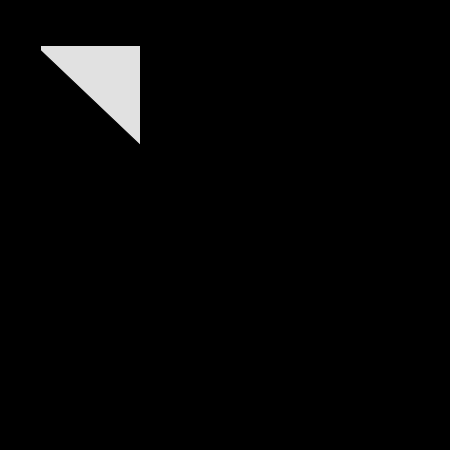
Frame 1 (no input)
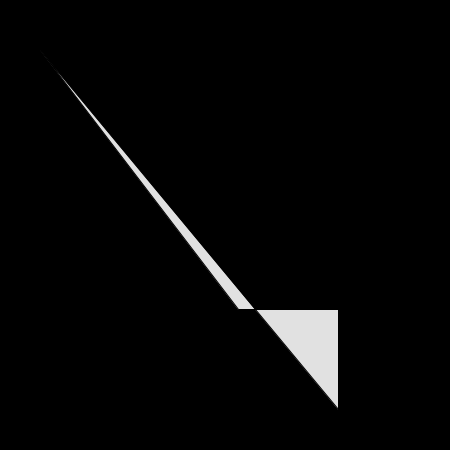
Frame 60 (the mouse pressed at the canvas centre just before this capture)
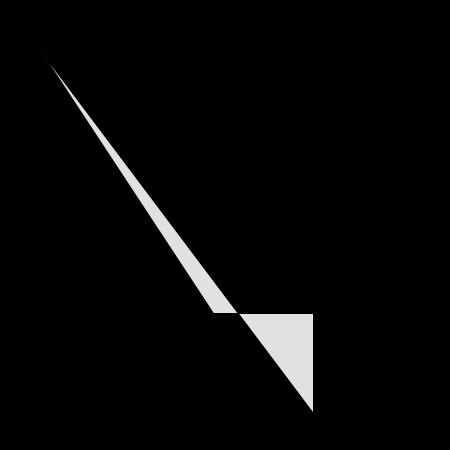
Frame 120 (the mouse held since frame 60 and released just before this capture)

The Processing sketch that drew these frames (run headless with seeded random() and noise(); from frame 60 on, the mouse is pressed at the canvas centre):

// Processing sketch: processing_165755
// ── processing_165755.pde

int ellipseX = 100;
int ellipseY = 100;

float quadX = 40;
float quadY = 45;

int theta = 0;

void setup(){
size(450,450);
}


void draw(){

background(0);
fill(225);
quad(quadX,quadY,quadX + 100,quadY + 0,quadX + 100,quadY + 100,40,50);
quadX = cos(radians(theta)) * 25 + width/2;
quadY = sin(radians(theta)) * 100 + height/2;

theta++;

}
